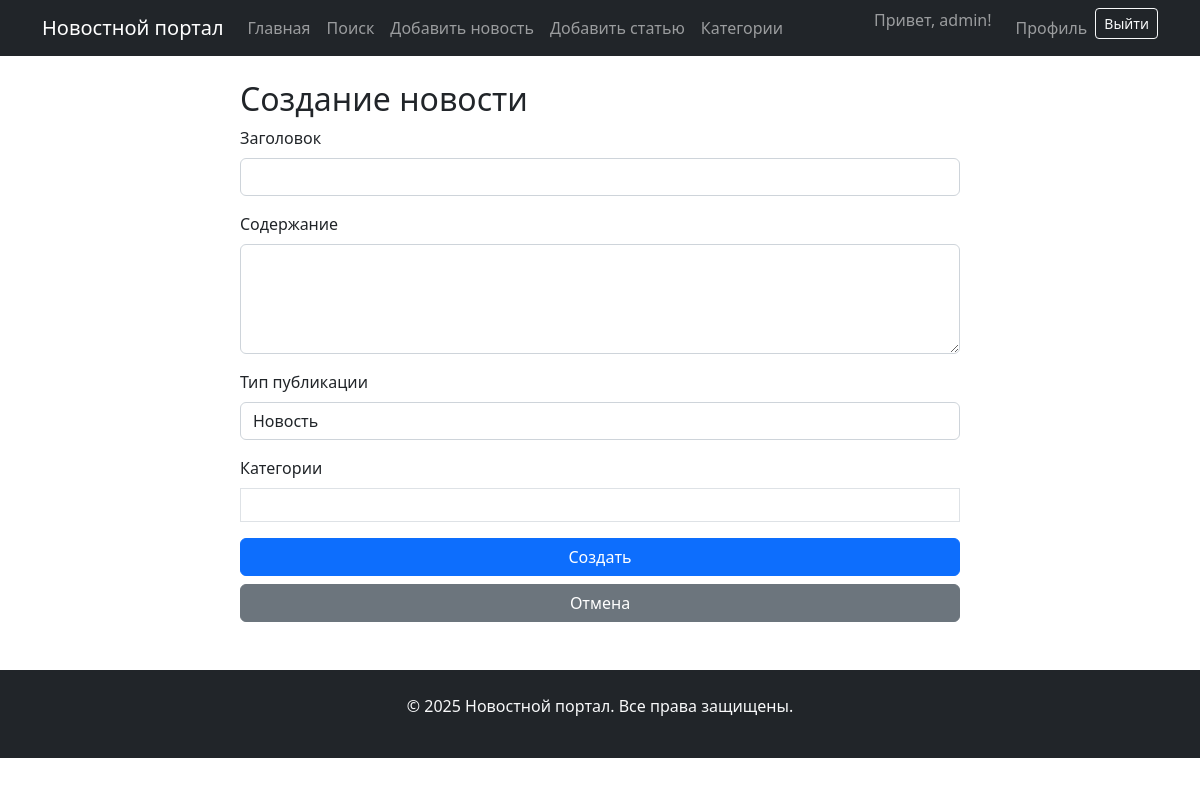
Before: /create/ (signed in) with the older database file.
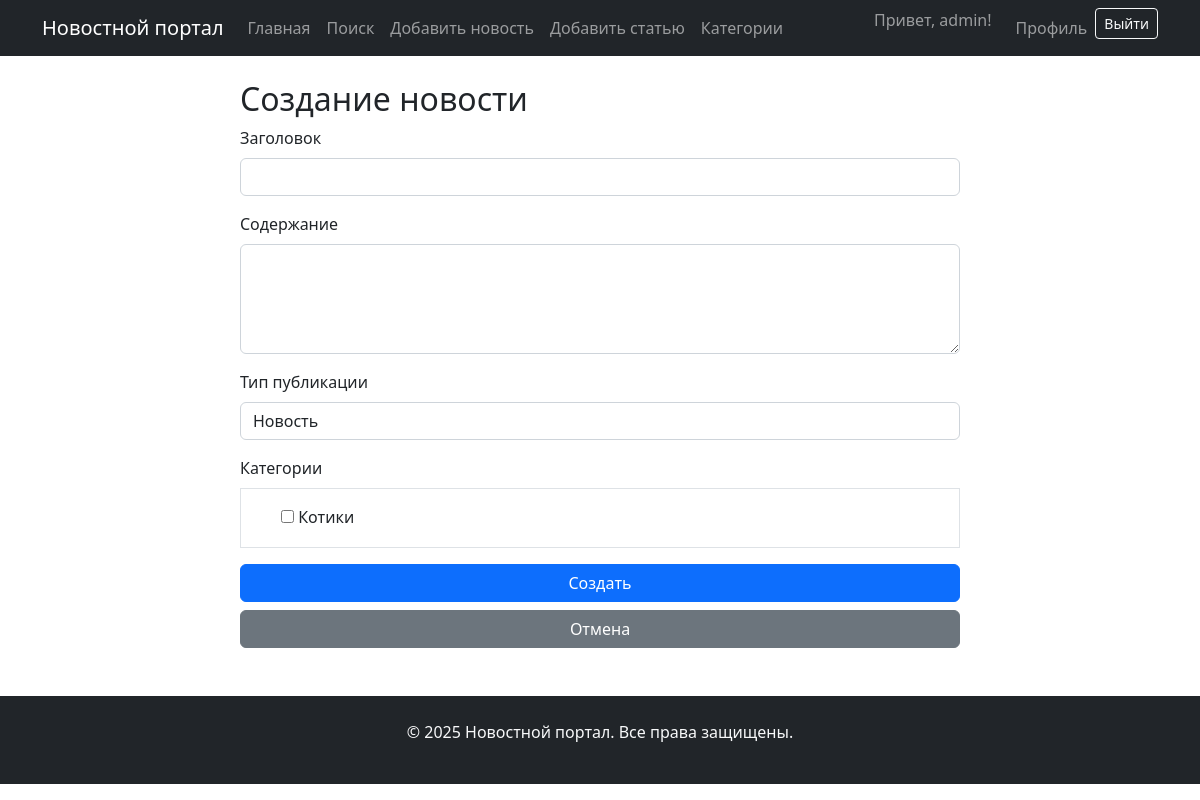
After: the same page with the newer database file.
### news/models.py (models this page shows)
class Category(models.Model):
    name = models.CharField(max_length=100, unique=True, verbose_name="Название категории")
    subscribers = models.ManyToManyField(User, through='Subscription', related_name='subscribed_categories')
    def __str__(self):
        return self.name
    class Meta:
        verbose_name = "Категория"
        verbose_name_plural = "Категории"

### news/views.py (the view)
# urls.py: path('create/', views.news_create, name='news_create'),  # /news/create/
@login_required
def news_create(request):
    return post_create(request, 'news')

### news/forms.py
class PostForm(forms.ModelForm):
    categories = forms.ModelMultipleChoiceField(
        queryset=Category.objects.all(),
        widget=forms.CheckboxSelectMultiple,
        required=True,
        label="Категории"
    )
    class Meta:
        model = Post
        fields = ['title', 'content', 'post_type', 'categories']
        widgets = {
            'title': forms.TextInput(attrs={'class': 'form-control'}),
            'content': forms.Textarea(attrs={'class': 'form-control', 'rows': 4}),
            'post_type': forms.Select(attrs={'class': 'form-control'}),
        }

### news/views.py (called while the page is built)
def is_author(user):
    return user.groups.filter(name='authors').exists()

### news/templates/news/post_form.html (shortened to what this page needs)
{% extends 'base.html' %}
{% block content %}
<div class="container mt-4">
    <div class="row justify-content-center">
        <div class="col-md-8">
            <h2>{{ title }}</h2>
            <form method="post" id="post-form">
                <div class="mb-3">
                    <label for="{{ form.title.id_for_label }}" class="form-label">Заголовок</label>
                    {{ form.title }}
                </div>
                <div class="mb-3">
                    <label for="{{ form.content.id_for_label }}" class="form-label">Содержание</label>
                    {{ form.content }}
                </div>
                <div class="mb-3">
                    <label for="{{ form.post_type.id_for_label }}" class="form-label">Тип публикации</label>
                    {{ form.post_type }}
                </div>
                <div class="mb-3">
                    <label class="form-label">Категории</label>
                    <div class="border p-3">
                        {% for checkbox in form.categories %}
                        <div class="form-check">
                            {{ checkbox.tag }}
                            <label class="form-check-label" for="{{ checkbox.id_for_label }}">
                                {{ checkbox.choice_label }}
                            </label>
                        </div>
                        {% endfor %}
                    </div>
                </div>
                <div class="d-grid gap-2">
                    <button type="submit" class="btn btn-primary">Создать</button>
                    <a href="{% url 'news_list' %}" class="btn btn-secondary">Отмена</a>
                </div>
            </form>
        </div>
    </div>
</div>
{% endblock %}

Changed rows visible on the page:
added Category: choice_label "Котики"
